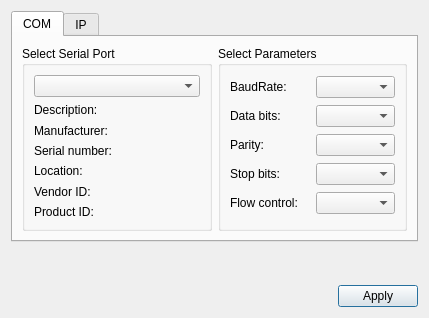
<?xml version="1.0" encoding="UTF-8"?>
<ui version="4.0">
 <class>SettingsDialog</class>
 <widget class="QDialog" name="SettingsDialog">
  <property name="geometry">
   <rect>
    <x>0</x>
    <y>0</y>
    <width>429</width>
    <height>318</height>
   </rect>
  </property>
  <property name="windowTitle">
   <string>Settings</string>
  </property>
  <layout class="QVBoxLayout" name="verticalLayout_2">
   <item>
    <widget class="QTabWidget" name="tabWidget">
     <property name="currentIndex">
      <number>0</number>
     </property>
     <widget class="QWidget" name="tabCOM">
      <attribute name="title">
       <string>COM</string>
      </attribute>
      <layout class="QHBoxLayout" name="horizontalLayout_4">
       <item>
        <widget class="QGroupBox" name="selectBox">
         <property name="title">
          <string>Select Serial Port</string>
         </property>
         <layout class="QGridLayout" name="gridLayout">
          <item row="0" column="0">
           <widget class="QComboBox" name="serialPortInfoListBox"/>
          </item>
          <item row="1" column="0">
           <widget class="QLabel" name="descriptionLabel">
            <property name="text">
             <string>Description:</string>
            </property>
           </widget>
          </item>
          <item row="2" column="0">
           <widget class="QLabel" name="manufacturerLabel">
            <property name="text">
             <string>Manufacturer:</string>
            </property>
           </widget>
          </item>
          <item row="3" column="0">
           <widget class="QLabel" name="serialNumberLabel">
            <property name="text">
             <string>Serial number:</string>
            </property>
           </widget>
          </item>
          <item row="4" column="0">
           <widget class="QLabel" name="locationLabel">
            <property name="text">
             <string>Location:</string>
            </property>
           </widget>
          </item>
          <item row="5" column="0">
           <widget class="QLabel" name="vidLabel">
            <property name="text">
             <string>Vendor ID:</string>
            </property>
           </widget>
          </item>
          <item row="6" column="0">
           <widget class="QLabel" name="pidLabel">
            <property name="text">
             <string>Product ID:</string>
            </property>
           </widget>
          </item>
         </layout>
        </widget>
       </item>
       <item>
        <widget class="QGroupBox" name="parametersBox">
         <property name="title">
          <string>Select Parameters</string>
         </property>
         <layout class="QGridLayout" name="gridLayout_2">
          <item row="0" column="0">
           <widget class="QLabel" name="baudRateLabel">
            <property name="text">
             <string>BaudRate:</string>
            </property>
           </widget>
          </item>
          <item row="0" column="1">
           <widget class="QComboBox" name="baudRateBox"/>
          </item>
          <item row="1" column="0">
           <widget class="QLabel" name="dataBitsLabel">
            <property name="text">
             <string>Data bits:</string>
            </property>
           </widget>
          </item>
          <item row="1" column="1">
           <widget class="QComboBox" name="dataBitsBox"/>
          </item>
          <item row="2" column="0">
           <widget class="QLabel" name="parityLabel">
            <property name="text">
             <string>Parity:</string>
            </property>
           </widget>
          </item>
          <item row="2" column="1">
           <widget class="QComboBox" name="parityBox"/>
          </item>
          <item row="3" column="0">
           <widget class="QLabel" name="stopBitsLabel">
            <property name="text">
             <string>Stop bits:</string>
            </property>
           </widget>
          </item>
          <item row="3" column="1">
           <widget class="QComboBox" name="stopBitsBox"/>
          </item>
          <item row="4" column="0">
           <widget class="QLabel" name="flowControlLabel">
            <property name="text">
             <string>Flow control:</string>
            </property>
           </widget>
          </item>
          <item row="4" column="1">
           <widget class="QComboBox" name="flowControlBox"/>
          </item>
         </layout>
        </widget>
       </item>
      </layout>
     </widget>
     <widget class="QWidget" name="tabIP">
      <attribute name="title">
       <string>IP</string>
      </attribute>
      <layout class="QVBoxLayout" name="verticalLayout_3">
       <item>
        <widget class="QGroupBox" name="groupBox">
         <property name="maximumSize">
          <size>
           <width>16777215</width>
           <height>16777215</height>
          </size>
         </property>
         <property name="title">
          <string>Configure IP</string>
         </property>
         <layout class="QHBoxLayout" name="horizontalLayout_2">
          <item>
           <widget class="QLineEdit" name="lineEditIPServer">
            <property name="text">
             <string>192.168.2.78</string>
            </property>
            <property name="placeholderText">
             <string>IP server</string>
            </property>
           </widget>
          </item>
          <item>
           <widget class="QLineEdit" name="lineEditIPPort">
            <property name="maximumSize">
             <size>
              <width>100</width>
              <height>16777215</height>
             </size>
            </property>
            <property name="inputMask">
             <string>99999</string>
            </property>
            <property name="text">
             <string>8989</string>
            </property>
            <property name="maxLength">
             <number>5</number>
            </property>
            <property name="placeholderText">
             <string>IP port</string>
            </property>
            <property name="clearButtonEnabled">
             <bool>false</bool>
            </property>
           </widget>
          </item>
         </layout>
        </widget>
       </item>
       <item>
        <spacer name="verticalSpacer">
         <property name="orientation">
          <enum>Qt::Vertical</enum>
         </property>
         <property name="sizeHint" stdset="0">
          <size>
           <width>20</width>
           <height>40</height>
          </size>
         </property>
        </spacer>
       </item>
      </layout>
     </widget>
    </widget>
   </item>
   <item>
    <spacer name="verticalSpacer_2">
     <property name="orientation">
      <enum>Qt::Vertical</enum>
     </property>
     <property name="sizeHint" stdset="0">
      <size>
       <width>20</width>
       <height>40</height>
      </size>
     </property>
    </spacer>
   </item>
   <item>
    <layout class="QHBoxLayout" name="horizontalLayout">
     <item>
      <spacer name="horizontalSpacer">
       <property name="orientation">
        <enum>Qt::Horizontal</enum>
       </property>
       <property name="sizeHint" stdset="0">
        <size>
         <width>96</width>
         <height>20</height>
        </size>
       </property>
      </spacer>
     </item>
     <item>
      <widget class="QPushButton" name="applyButton">
       <property name="maximumSize">
        <size>
         <width>16777215</width>
         <height>16777215</height>
        </size>
       </property>
       <property name="text">
        <string>Apply</string>
       </property>
      </widget>
     </item>
    </layout>
   </item>
  </layout>
 </widget>
 <resources/>
 <connections/>
</ui>
